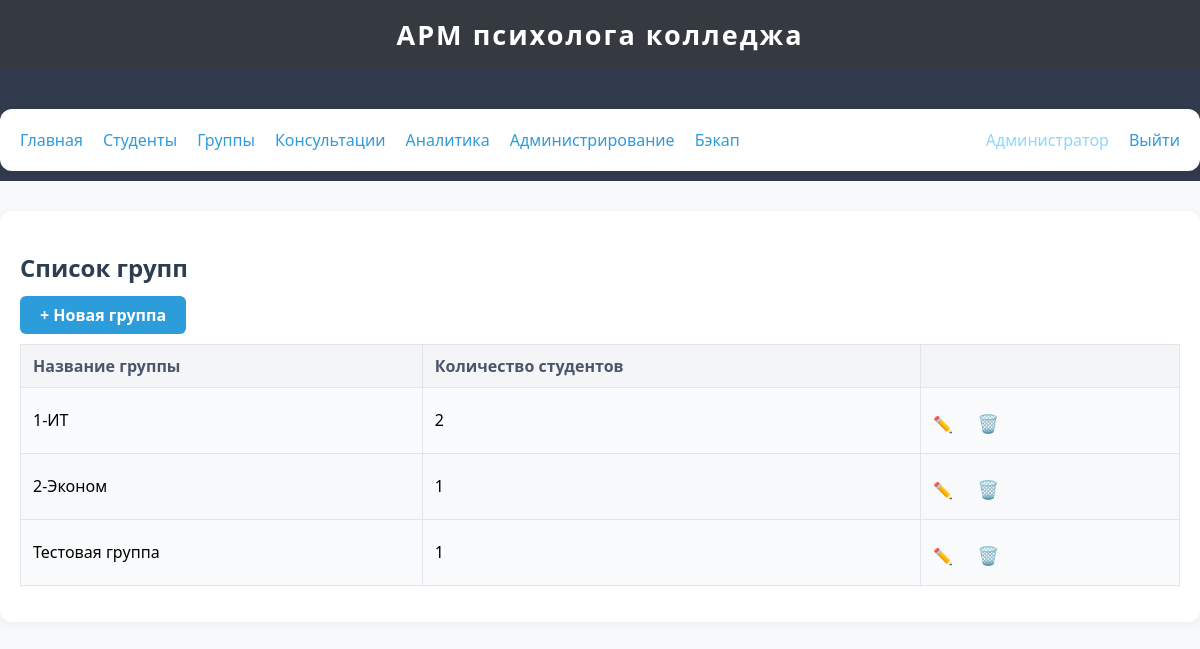
/groups/ (signed in), run on the app's committed database.
### app/models.py (models this page shows, shortened)
class User(db.Model, UserMixin):
    __tablename__ = 'users'
    id = db.Column(db.Integer, primary_key=True)
    username = db.Column(db.String(64), unique=True, nullable=False)
    password_hash = db.Column(db.String(128), nullable=False)
    role = db.Column(db.String(16), nullable=False, default='psychologist')  # 'psychologist' or 'admin'
    full_name = db.Column(db.String(128), nullable=True)

class Group(db.Model):
    __tablename__ = 'groups'
    id = db.Column(db.Integer, primary_key=True)
    name = db.Column(db.String(64), unique=True, nullable=False)
    students = db.relationship('Student', backref='group', lazy=True)

### app/routes/groups.py (the view)
@groups_bp.route('/')
@login_required
def list_groups():
    groups = Group.query.all()
    return render_template('groups/list.html', groups=groups)

### app/templates/groups/list.html (shortened to what this page needs)
{% extends 'base.html' %}
{% block content %}
<h2>Список групп</h2>
<div style="margin-bottom: 18px;">
    <a href="{{ url_for('groups.add_group') }}" class="btn btn-primary">+ Новая группа</a>
</div>
<table>
    <thead>
        <tr>
            <th>Название группы</th>
            <th>Количество студентов</th>
            <th></th>
        </tr>
    </thead>
    <tbody>
        {% for group in groups %}
        <tr>
            <td>{{ group.name }}</td>
            <td>{{ group.students|length }}</td>
            <td>
                <a href="{{ url_for('groups.edit_group', group_id=group.id) }}" title="Редактировать">✏️</a>
                <form method="post" action="{{ url_for('groups.delete_group', group_id=group.id) }}"
                      style="display:inline;" class="delete-form">
                    <button type="submit" title="Удалить" style="background:none;border:none;color:#e74c3c;font-size:1.1em;cursor:pointer;">🗑️</button>
                </form>
            </td>
        </tr>
        {% else %}
        <tr>
            <td colspan="3"><i>Нет групп.</i></td>
        </tr>
        {% endfor %}
    </tbody>
</table>
{% endblock %}

### app/templates/base.html (shortened to what this page needs)
<!DOCTYPE html>
<html lang="ru">
<head>
    <link rel="stylesheet" href="{{ url_for('static', filename='css/style.css') }}">
</head>
<body>
    <header>
        <div style="font-size:1.3em; font-weight:600;">АРМ психолога колледжа</div>
    </header>
    <nav style="background:#313b4d; padding:10px 0;">
        <div class="container" style="display:flex;gap:20px;align-items:center;">
            <a href="{{ url_for('index') }}">Главная</a>
            <a href="{{ url_for('students.list_students') }}">Студенты</a>
            <a href="{{ url_for('groups.list_groups') }}">Группы</a>
            <a href="{{ url_for('consultations.list_consultations') }}">Консультации</a>
            <a href="{{ url_for('analytics.overview') }}">Аналитика</a>
            {% if current_user.is_authenticated and current_user.role == 'admin' %}
                <a href="{{ url_for('admin.users') }}">Администрирование</a>
                <a href="{{ url_for('backup.backup_page') }}">Бэкап</a>
            {% endif %}
            {% if current_user.is_authenticated %}
                <span style="color:#8fd6ff;font-weight:500;">{{ current_user.full_name or current_user.username }}</span>
                <a href="{{ url_for('auth.logout') }}">Выйти</a>
            {% else %}
                <a href="{{ url_for('auth.login') }}">Войти</a>
            {% endif %}
        </div>
    </nav>
    <div class="container">
        {% block content %}
        {% endblock %}
    </div>
</body>
</html>

### app/static/css/style.css (style rules this page uses)
body { background: #f8f9fa; font-family: "Segoe UI", Arial, sans-serif; font-size: 16px; margin: 0; padding: 0; }
header, nav, .navbar, .sidebar { background: #343a40; color: #fff; }
header { padding: 16px 0; text-align: center; font-size: 1.3em; letter-spacing: 2px; }
.container { max-width: 1200px; margin: 30px auto 0 auto; padding: 20px; background: #fff; border-radius: 12px; box-shadow: 0 2px 10px rgba(0,0,0,0.05); }
h1, h2, h3 { color: #2c3e50; font-weight: 600; }
table { width: 100%; border-collapse: collapse; margin: 16px 0; background: #fafbfc; }
th, td { border: 1px solid #e1e4e8; padding: 10px 12px; text-align: left; vertical-align: middle; }
th { background: #f3f5f7; color: #4c566a; font-weight: bold; }
tr:nth-child(even) { background: #f7f9fb; }
form { margin: 20px 0; }
button, .btn { background: #2d9cdb; color: #fff; border: none; border-radius: 6px; padding: 8px 20px; font-size: 1em; font-weight: 600; cursor: pointer; transition: background 0.15s; margin-top: 8px; }
a { color: #2d9cdb; text-decoration: none; transition: color 0.17s; }

### data on the page
User: full_name "Администратор"
Group: name "1-ИТ", students|length "2"
Group: name "2-Эконом", students|length "1"
Group: name "Тестовая группа", students|length "1"
